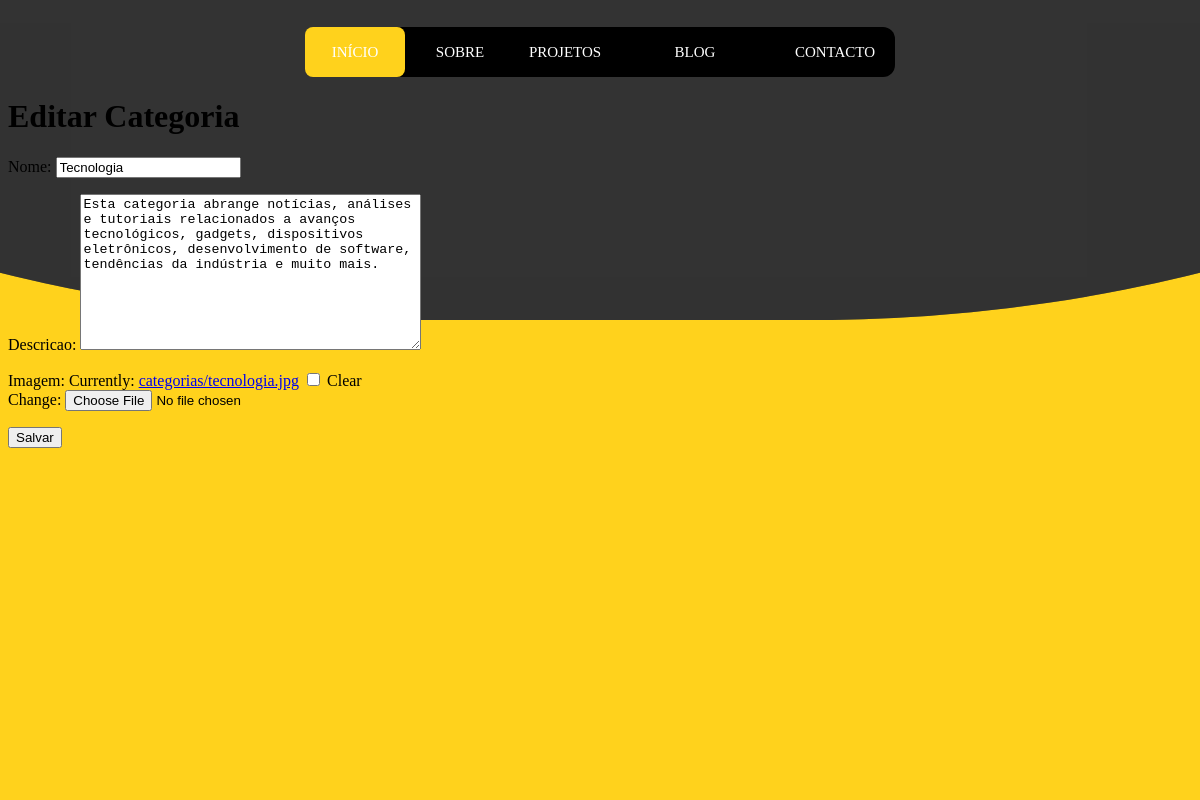
The app's page /editar_categoria_blog/7/ (signed in), older data.
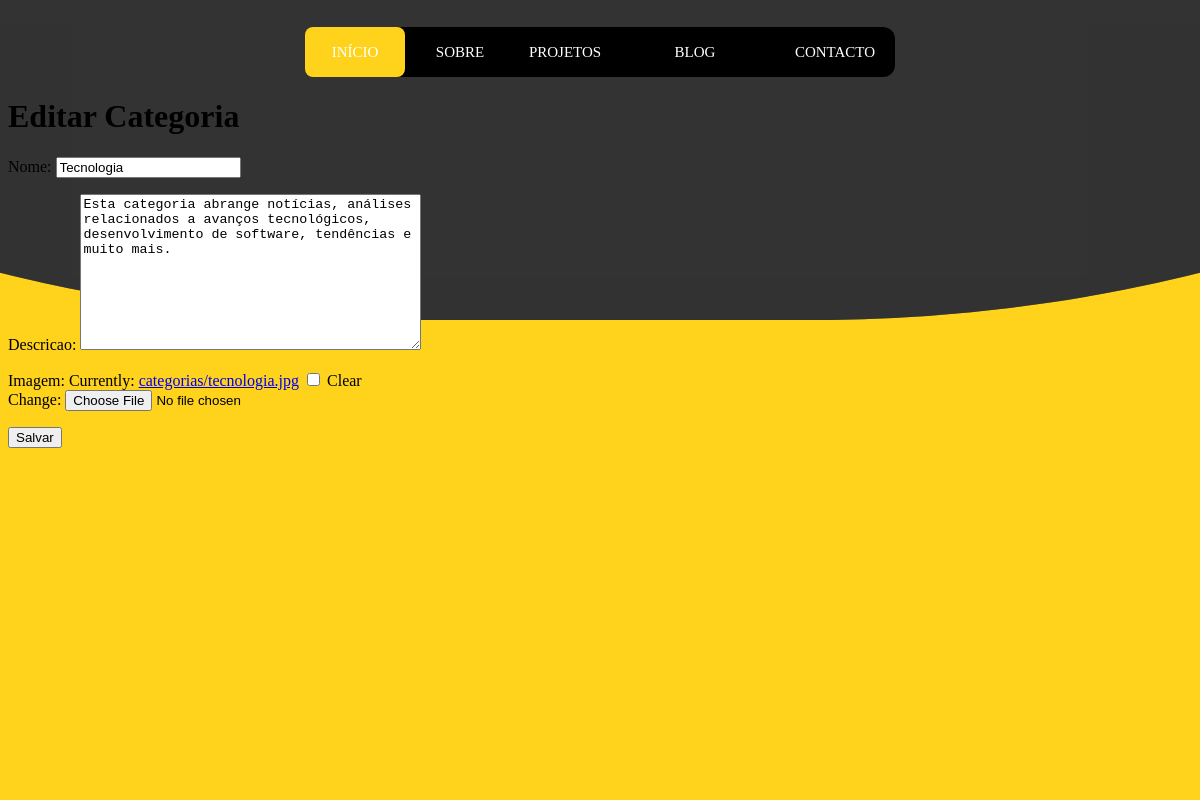
The same page, newer data.
### portifolio/models.py (models this page shows, shortened)
class Categoria(models.Model):
    nome = models.CharField(max_length=30)
    descricao = models.TextField(blank=False, null=False)
    imagem = models.ImageField(upload_to='categorias/', blank=True, null=True)
    data_criacao = models.DateTimeField(auto_now_add=True)

### portifolio/views.py (the view)
# urls.py: path('editar_categoria_blog/<int:categoria_id>/', views.editar_categoria_blog, name='editar_categoria_blog'),
@login_required
def editar_categoria_blog(request, categoria_id):
    categoria = get_object_or_404(Categoria, id=categoria_id)
    if request.method == 'POST':
        form = CategoriaForm(request.POST, request.FILES, instance=categoria)
        if form.is_valid():
            form.save()
            return redirect('portifolio:home_full_template')
    else:
        form = CategoriaForm(instance=categoria)
    context = {
        'form': form
    }
    return render(request, 'portfolio/blog/blog_template_folder/editar_categoria_blog.html', context)

### portifolio/forms.py
class CategoriaForm(forms.ModelForm):
    class Meta:
        model = Categoria
        fields = '__all__'

### portifolio/templates/portfolio/blog/blog_template_folder/editar_categoria_blog.html (shortened to what this page needs)
{% extends 'portfolio/base/layout_base.html' %}
{% block main %}
  <h1>Editar Categoria</h1>
  <form method="POST" enctype="multipart/form-data">
    {{ form.as_p }}
    <button type="submit">Salvar</button>
  </form>
{% endblock main %}

Row changes from the older to the newer data that the page shows:
changed Categoria "Tecnologia": descricao "…categoria abrange notícias, análises e tutoriais relacionados a avanços tecnológicos, gadgets, dispositivos eletrônicos, desenvolvimento de software, tendências da indústria e muito mais." → "Esta categoria abrange notícias, análises relacionados a avanços tecnológicos, desenvolvimento de software, tendências e muito mais."
